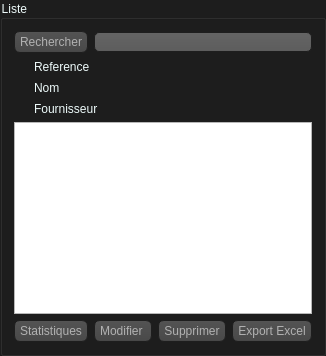
               <widget class="QGroupBox" name="groupBox_2">
                <property name="styleSheet">
                 <string notr="true">QGroupBox {
color: rgb(238, 251, 251);
	background-color: rgb(29, 29, 29);
}
</string>
                </property>
                <property name="title">
                 <string>Liste </string>
                </property>
                <layout class="QVBoxLayout" name="verticalLayout_8">
                 <item>
                  <layout class="QVBoxLayout" name="verticalLayout_9">
                   <item>
                    <layout class="QHBoxLayout" name="horizontalLayout_6">
                     <item>
                      <widget class="QPushButton" name="rechmed">
                       <property name="styleSheet">
                        <string notr="true">QPushButton
{
    color: #b1b1b1;
    background-color: QLinearGradient( x1: 0, y1: 0, x2: 0, y2: 1, stop: 0 #565656, stop: 0.1 #525252, stop: 0.5 #4e4e4e, stop: 0.9 #4a4a4a, stop: 1 #464646);
    border-width: 1px;
    border-color: #1e1e1e;
    border-style: solid;
    border-radius: 6;
    padding: 3px;
    font-size: 12px;
    padding-left: 5px;
    padding-right: 5px;
}

QPushButton:pressed
{
    background-color: QLinearGradient( x1: 0, y1: 0, x2: 0, y2: 1, stop: 0 #2d2d2d, stop: 0.1 #2b2b2b, stop: 0.5 #292929, stop: 0.9 #282828, stop: 1 #252525);
}</string>
                       </property>
                       <property name="text">
                        <string>Rechercher</string>
                       </property>
                       <property name="checkable">
                        <bool>true</bool>
                       </property>
                      </widget>
                     </item>
                     <item>
                      <widget class="QLineEdit" name="linerech">
                       <property name="styleSheet">
                        <string notr="true">QLineEdit
{
    background-color: QLinearGradient( x1: 0, y1: 0, x2: 0, y2: 1, stop: 0 #4d4d4d, stop: 0 #646464, stop: 1 #5d5d5d);
    padding: 1px;
    border-style: solid;
    border: 1px solid #1e1e1e;
    border-radius: 5;
color: rgb(255, 170, 0);
}
</string>
                       </property>
                      </widget>
                     </item>
                    </layout>
                   </item>
                   <item>
                    <widget class="QRadioButton" name="radiorefmed">
                     <property name="palette">
                      <palette>
                       <active>
                        <colorrole role="WindowText">
                         <brush brushstyle="SolidPattern">
                          <color alpha="255">
                           <red>238</red>
                           <green>251</green>
                           <blue>251</blue>
                          </color>
                         </brush>
                        </colorrole>
                        <colorrole role="Button">
                         <brush brushstyle="SolidPattern">
                          <color alpha="255">
                           <red>41</red>
                           <green>47</green>
                           <blue>69</blue>
                          </color>
                         </brush>
                        </colorrole>
                        <colorrole role="Text">
                         <brush brushstyle="SolidPattern">
                          <color alpha="255">
                           <red>238</red>
                           <green>251</green>
                           <blue>251</blue>
                          </color>
                         </brush>
                        </colorrole>
                        <colorrole role="ButtonText">
                         <brush brushstyle="SolidPattern">
                          <color alpha="255">
                           <red>238</red>
                           <green>251</green>
                           <blue>251</blue>
                          </color>
                         </brush>
                        </colorrole>
                        <colorrole role="Base">
                         <brush brushstyle="SolidPattern">
                          <color alpha="255">
                           <red>41</red>
                           <green>47</green>
                           <blue>69</blue>
                          </color>
                         </brush>
                        </colorrole>
                        <colorrole role="Window">
                         <brush brushstyle="SolidPattern">
                          <color alpha="255">
                           <red>41</red>
                           <green>47</green>
                           <blue>69</blue>
                          </color>
                         </brush>
                        </colorrole>
                        <colorrole role="PlaceholderText">
                         <brush brushstyle="NoBrush">
                          <color alpha="128">
                           <red>238</red>
                           <green>251</green>
                           <blue>251</blue>
                          </color>
                         </brush>
                        </colorrole>
                       </active>
                       <inactive>
                        <colorrole role="WindowText">
                         <brush brushstyle="SolidPattern">
                          <color alpha="255">
                           <red>238</red>
                           <green>251</green>
                           <blue>251</blue>
                          </color>
                         </brush>
                        </colorrole>
                        <colorrole role="Button">
                         <brush brushstyle="SolidPattern">
                          <color alpha="255">
                           <red>41</red>
                           <green>47</green>
                           <blue>69</blue>
                          </color>
                         </brush>
                        </colorrole>
                        <colorrole role="Text">
                         <brush brushstyle="SolidPattern">
                          <color alpha="255">
                           <red>238</red>
                           <green>251</green>
                           <blue>251</blue>
                          </color>
                         </brush>
                        </colorrole>
                        <colorrole role="ButtonText">
                         <brush brushstyle="SolidPattern">
                          <color alpha="255">
                           <red>238</red>
                           <green>251</green>
                           <blue>251</blue>
                          </color>
                         </brush>
                        </colorrole>
                        <colorrole role="Base">
                         <brush brushstyle="SolidPattern">
                          <color alpha="255">
                           <red>41</red>
                           <green>47</green>
                           <blue>69</blue>
                          </color>
                         </brush>
                        </colorrole>
                        <colorrole role="Window">
                         <brush brushstyle="SolidPattern">
                          <color alpha="255">
                           <red>41</red>
                           <green>47</green>
                           <blue>69</blue>
                          </color>
                         </brush>
                        </colorrole>
                        <colorrole role="PlaceholderText">
                         <brush brushstyle="NoBrush">
                          <color alpha="128">
                           <red>238</red>
                           <green>251</green>
                           <blue>251</blue>
                          </color>
                         </brush>
                        </colorrole>
                       </inactive>
                       <disabled>
                        <colorrole role="WindowText">
                         <brush brushstyle="SolidPattern">
                          <color alpha="255">
                           <red>238</red>
                           <green>251</green>
                           <blue>251</blue>
                          </color>
                         </brush>
                        </colorrole>
                        <colorrole role="Button">
                         <brush brushstyle="SolidPattern">
                          <color alpha="255">
                           <red>41</red>
                           <green>47</green>
                           <blue>69</blue>
                          </color>
                         </brush>
                        </colorrole>
                        <colorrole role="Text">
                         <brush brushstyle="SolidPattern">
                          <color alpha="255">
                           <red>238</red>
                           <green>251</green>
                           <blue>251</blue>
                          </color>
                         </brush>
                        </colorrole>
                        <colorrole role="ButtonText">
                         <brush brushstyle="SolidPattern">
                          <color alpha="255">
                           <red>238</red>
                           <green>251</green>
                           <blue>251</blue>
                          </color>
                         </brush>
                        </colorrole>
                        <colorrole role="Base">
                         <brush brushstyle="SolidPattern">
                          <color alpha="255">
                           <red>41</red>
                           <green>47</green>
                           <blue>69</blue>
                          </color>
                         </brush>
                        </colorrole>
                        <colorrole role="Window">
                         <brush brushstyle="SolidPattern">
                          <color alpha="255">
                           <red>41</red>
                           <green>47</green>
                           <blue>69</blue>
                          </color>
                         </brush>
                        </colorrole>
                        <colorrole role="PlaceholderText">
                         <brush brushstyle="NoBrush">
                          <color alpha="128">
                           <red>238</red>
                           <green>251</green>
                           <blue>251</blue>
                          </color>
                         </brush>
                        </colorrole>
                       </disabled>
                      </palette>
                     </property>
                     <property name="styleSheet">
                      <string notr="true">QRadioButton::indicator:checked
{
    background-color: qradialgradient(
        cx: 0.5, cy: 0.5,
        fx: 0.5, fy: 0.5,
        radius: 1.0,
        stop: 0.25 #ffaa00,
        stop: 0.3 #323232
    );

}
QRadioButton::indicator
{
    border-radius: 6px;
}

QRadioButton::indicator:hover, QCheckBox::indicator:hover
{
    border: 1px solid #ffaa00;
}
QRadioButton{
color: rgb(238, 251, 251);}</string>
                     </property>
                     <property name="text">
                      <string>Reference</string>
                     </property>
                     <property name="checked">
                      <bool>true</bool>
                     </property>
                    </widget>
                   </item>
                   <item>
                    <widget class="QRadioButton" name="radionommed">
                     <property name="palette">
                      <palette>
                       <active>
                        <colorrole role="WindowText">
                         <brush brushstyle="SolidPattern">
                          <color alpha="255">
                           <red>238</red>
                           <green>251</green>
                           <blue>251</blue>
                          </color>
                         </brush>
                        </colorrole>
                        <colorrole role="Button">
                         <brush brushstyle="SolidPattern">
                          <color alpha="255">
                           <red>41</red>
                           <green>47</green>
                           <blue>69</blue>
                          </color>
                         </brush>
                        </colorrole>
                        <colorrole role="Text">
                         <brush brushstyle="SolidPattern">
                          <color alpha="255">
                           <red>238</red>
                           <green>251</green>
                           <blue>251</blue>
                          </color>
                         </brush>
                        </colorrole>
                        <colorrole role="ButtonText">
                         <brush brushstyle="SolidPattern">
                          <color alpha="255">
                           <red>238</red>
                           <green>251</green>
                           <blue>251</blue>
                          </color>
                         </brush>
                        </colorrole>
                        <colorrole role="Base">
                         <brush brushstyle="SolidPattern">
                          <color alpha="255">
                           <red>41</red>
                           <green>47</green>
                           <blue>69</blue>
                          </color>
                         </brush>
                        </colorrole>
                        <colorrole role="Window">
                         <brush brushstyle="SolidPattern">
                          <color alpha="255">
                           <red>41</red>
                           <green>47</green>
                           <blue>69</blue>
                          </color>
                         </brush>
                        </colorrole>
                        <colorrole role="PlaceholderText">
                         <brush brushstyle="NoBrush">
                          <color alpha="128">
                           <red>238</red>
                           <green>251</green>
                           <blue>251</blue>
                          </color>
                         </brush>
                        </colorrole>
                       </active>
                       <inactive>
                        <colorrole role="WindowText">
                         <brush brushstyle="SolidPattern">
                          <color alpha="255">
                           <red>238</red>
                           <green>251</green>
                           <blue>251</blue>
                          </color>
                         </brush>
                        </colorrole>
                        <colorrole role="Button">
                         <brush brushstyle="SolidPattern">
                          <color alpha="255">
                           <red>41</red>
                           <green>47</green>
                           <blue>69</blue>
                          </color>
                         </brush>
                        </colorrole>
                        <colorrole role="Text">
                         <brush brushstyle="SolidPattern">
                          <color alpha="255">
                           <red>238</red>
                           <green>251</green>
                           <blue>251</blue>
                          </color>
                         </brush>
                        </colorrole>
                        <colorrole role="ButtonText">
                         <brush brushstyle="SolidPattern">
                          <color alpha="255">
                           <red>238</red>
                           <green>251</green>
                           <blue>251</blue>
                          </color>
                         </brush>
                        </colorrole>
                        <colorrole role="Base">
                         <brush brushstyle="SolidPattern">
                          <color alpha="255">
                           <red>41</red>
                           <green>47</green>
                           <blue>69</blue>
                          </color>
                         </brush>
                        </colorrole>
                        <colorrole role="Window">
                         <brush brushstyle="SolidPattern">
                          <color alpha="255">
                           <red>41</red>
                           <green>47</green>
                           <blue>69</blue>
                          </color>
                         </brush>
                        </colorrole>
                        <colorrole role="PlaceholderText">
                         <brush brushstyle="NoBrush">
                          <color alpha="128">
                           <red>238</red>
                           <green>251</green>
                           <blue>251</blue>
                          </color>
                         </brush>
                        </colorrole>
                       </inactive>
                       <disabled>
                        <colorrole role="WindowText">
                         <brush brushstyle="SolidPattern">
                          <color alpha="255">
                           <red>238</red>
                           <green>251</green>
                           <blue>251</blue>
                          </color>
                         </brush>
                        </colorrole>
                        <colorrole role="Button">
                         <brush brushstyle="SolidPattern">
                          <color alpha="255">
                           <red>41</red>
                           <green>47</green>
                           <blue>69</blue>
                          </color>
                         </brush>
                        </colorrole>
                        <colorrole role="Text">
                         <brush brushstyle="SolidPattern">
                          <color alpha="255">
                           <red>238</red>
                           <green>251</green>
                           <blue>251</blue>
                          </color>
                         </brush>
                        </colorrole>
                        <colorrole role="ButtonText">
                         <brush brushstyle="SolidPattern">
                          <color alpha="255">
                           <red>238</red>
                           <green>251</green>
                           <blue>251</blue>
                          </color>
                         </brush>
                        </colorrole>
                        <colorrole role="Base">
                         <brush brushstyle="SolidPattern">
                          <color alpha="255">
                           <red>41</red>
                           <green>47</green>
                           <blue>69</blue>
                          </color>
                         </brush>
                        </colorrole>
                        <colorrole role="Window">
                         <brush brushstyle="SolidPattern">
                          <color alpha="255">
                           <red>41</red>
                           <green>47</green>
                           <blue>69</blue>
                          </color>
                         </brush>
                        </colorrole>
                        <colorrole role="PlaceholderText">
                         <brush brushstyle="NoBrush">
                          <color alpha="128">
                           <red>238</red>
                           <green>251</green>
                           <blue>251</blue>
                          </color>
                         </brush>
                        </colorrole>
                       </disabled>
                      </palette>
                     </property>
                     <property name="styleSheet">
                      <string notr="true">QRadioButton::indicator:checked
{
    background-color: qradialgradient(
        cx: 0.5, cy: 0.5,
        fx: 0.5, fy: 0.5,
        radius: 1.0,
        stop: 0.25 #ffaa00,
        stop: 0.3 #323232
    );
}
QRadioButton::indicator
{
    border-radius: 6px;
}

QRadioButton::indicator:hover, QCheckBox::indicator:hover
{
    border: 1px solid #ffaa00;
}
QRadioButton{
color: rgb(238, 251, 251);}</string>
                     </property>
                     <property name="text">
                      <string>Nom</string>
                     </property>
                    </widget>
                   </item>
                   <item>
                    <widget class="QRadioButton" name="radiofourmed">
                     <property name="palette">
                      <palette>
                       <active>
                        <colorrole role="WindowText">
                         <brush brushstyle="SolidPattern">
                          <color alpha="255">
                           <red>238</red>
                           <green>251</green>
                           <blue>251</blue>
                          </color>
                         </brush>
                        </colorrole>
                        <colorrole role="Button">
                         <brush brushstyle="SolidPattern">
                          <color alpha="255">
                           <red>41</red>
                           <green>47</green>
                           <blue>69</blue>
                          </color>
                         </brush>
                        </colorrole>
                        <colorrole role="Text">
                         <brush brushstyle="SolidPattern">
                          <color alpha="255">
                           <red>238</red>
                           <green>251</green>
                           <blue>251</blue>
                          </color>
                         </brush>
                        </colorrole>
                        <colorrole role="ButtonText">
                         <brush brushstyle="SolidPattern">
                          <color alpha="255">
                           <red>238</red>
                           <green>251</green>
                           <blue>251</blue>
                          </color>
                         </brush>
                        </colorrole>
                        <colorrole role="Base">
                         <brush brushstyle="SolidPattern">
                          <color alpha="255">
                           <red>41</red>
                           <green>47</green>
                           <blue>69</blue>
                          </color>
                         </brush>
                        </colorrole>
                        <colorrole role="Window">
                         <brush brushstyle="SolidPattern">
                          <color alpha="255">
                           <red>41</red>
                           <green>47</green>
                           <blue>69</blue>
                          </color>
                         </brush>
                        </colorrole>
                        <colorrole role="PlaceholderText">
                         <brush brushstyle="NoBrush">
                          <color alpha="128">
                           <red>238</red>
                           <green>251</green>
                           <blue>251</blue>
                          </color>
                         </brush>
                        </colorrole>
                       </active>
                       <inactive>
                        <colorrole role="WindowText">
                         <brush brushstyle="SolidPattern">
                          <color alpha="255">
                           <red>238</red>
                           <green>251</green>
                           <blue>251</blue>
                          </color>
                         </brush>
                        </colorrole>
                        <colorrole role="Button">
                         <brush brushstyle="SolidPattern">
                          <color alpha="255">
                           <red>41</red>
                           <green>47</green>
                           <blue>69</blue>
                          </color>
                         </brush>
                        </colorrole>
                        <colorrole role="Text">
                         <brush brushstyle="SolidPattern">
                          <color alpha="255">
                           <red>238</red>
                           <green>251</green>
                           <blue>251</blue>
                          </color>
                         </brush>
                        </colorrole>
                        <colorrole role="ButtonText">
                         <brush brushstyle="SolidPattern">
                          <color alpha="255">
                           <red>238</red>
                           <green>251</green>
                           <blue>251</blue>
                          </color>
                         </brush>
                        </colorrole>
                        <colorrole role="Base">
                         <brush brushstyle="SolidPattern">
                          <color alpha="255">
                           <red>41</red>
                           <green>47</green>
                           <blue>69</blue>
                          </color>
                         </brush>
                        </colorrole>
                        <colorrole role="Window">
                         <brush brushstyle="SolidPattern">
                          <color alpha="255">
                           <red>41</red>
                           <green>47</green>
                           <blue>69</blue>
                          </color>
                         </brush>
                        </colorrole>
                        <colorrole role="PlaceholderText">
                         <brush brushstyle="NoBrush">
                          <color alpha="128">
                           <red>238</red>
                           <green>251</green>
                           <blue>251</blue>
                          </color>
                         </brush>
                        </colorrole>
                       </inactive>
                       <disabled>
                        <colorrole role="WindowText">
                         <brush brushstyle="SolidPattern">
                          <color alpha="255">
                           <red>238</red>
                           <green>251</green>
                           <blue>251</blue>
                          </color>
                         </brush>
                        </colorrole>
                        <colorrole role="Button">
                         <brush brushstyle="SolidPattern">
                          <color alpha="255">
                           <red>41</red>
                           <green>47</green>
                           <blue>69</blue>
                          </color>
                         </brush>
                        </colorrole>
                        <colorrole role="Text">
                         <brush brushstyle="SolidPattern">
                          <color alpha="255">
                           <red>238</red>
                           <green>251</green>
                           <blue>251</blue>
                          </color>
                         </brush>
                        </colorrole>
                        <colorrole role="ButtonText">
                         <brush brushstyle="SolidPattern">
                          <color alpha="255">
                           <red>238</red>
                           <green>251</green>
                           <blue>251</blue>
                          </color>
                         </brush>
                        </colorrole>
                        <colorrole role="Base">
                         <brush brushstyle="SolidPattern">
                          <color alpha="255">
                           <red>41</red>
                           <green>47</green>
                           <blue>69</blue>
                          </color>
                         </brush>
                        </colorrole>
                        <colorrole role="Window">
                         <brush brushstyle="SolidPattern">
                          <color alpha="255">
                           <red>41</red>
                           <green>47</green>
                           <blue>69</blue>
                          </color>
                         </brush>
                        </colorrole>
                        <colorrole role="PlaceholderText">
                         <brush brushstyle="NoBrush">
                          <color alpha="128">
                           <red>238</red>
                           <green>251</green>
                           <blue>251</blue>
                          </color>
                         </brush>
                        </colorrole>
                       </disabled>
                      </palette>
                     </property>
                     <property name="styleSheet">
                      <string notr="true">QRadioButton::indicator:checked
{
    background-color: qradialgradient(
        cx: 0.5, cy: 0.5,
        fx: 0.5, fy: 0.5,
        radius: 1.0,
        stop: 0.25 #ffaa00,
        stop: 0.3 #323232
    );
}
QRadioButton::indicator
{
    border-radius: 6px;
}

QRadioButton::indicator:hover, QCheckBox::indicator:hover
{
    border: 1px solid #ffaa00;
}
QRadioButton{
color: rgb(238, 251, 251);}</string>
                     </property>
                     <property name="text">
                      <string>Fournisseur</string>
                     </property>
                    </widget>
                   </item>
                   <item>
                    <layout class="QHBoxLayout" name="horizontalLayout_7">
                     <item>
                      <widget class="QTableView" name="tablemed">
                       <property name="styleSheet">
                        <string notr="true">QTableView {color:white;}
QTableView::item:focus{selection-background-color: red;}
</string>
                       </property>
                      </widget>
                     </item>
                    </layout>
                   </item>
                   <item>
                    <layout class="QHBoxLayout" name="horizontalLayout_8">
                     <item>
                      <widget class="QPushButton" name="statsmed">
                       <property name="styleSheet">
                        <string notr="true">QPushButton
{
    color: #b1b1b1;
    background-color: QLinearGradient( x1: 0, y1: 0, x2: 0, y2: 1, stop: 0 #565656, stop: 0.1 #525252, stop: 0.5 #4e4e4e, stop: 0.9 #4a4a4a, stop: 1 #464646);
    border-width: 1px;
    border-color: #1e1e1e;
    border-style: solid;
    border-radius: 6;
    padding: 3px;
    font-size: 12px;
    padding-left: 5px;
    padding-right: 5px;
}

QPushButton:pressed
{
    background-color: QLinearGradient( x1: 0, y1: 0, x2: 0, y2: 1, stop: 0 #2d2d2d, stop: 0.1 #2b2b2b, stop: 0.5 #292929, stop: 0.9 #282828, stop: 1 #252525);
}</string>
                       </property>
                       <property name="text">
                        <string>Statistiques</string>
                       </property>
                      </widget>
                     </item>
                     <item>
                      <widget class="QPushButton" name="modifmed">
                       <property name="styleSheet">
                        <string notr="true">QPushButton
{
    color: #b1b1b1;
    background-color: QLinearGradient( x1: 0, y1: 0, x2: 0, y2: 1, stop: 0 #565656, stop: 0.1 #525252, stop: 0.5 #4e4e4e, stop: 0.9 #4a4a4a, stop: 1 #464646);
    border-width: 1px;
    border-color: #1e1e1e;
    border-style: solid;
    border-radius: 6;
    padding: 3px;
    font-size: 12px;
    padding-left: 5px;
    padding-right: 5px;
}

QPushButton:pressed
{
    background-color: QLinearGradient( x1: 0, y1: 0, x2: 0, y2: 1, stop: 0 #2d2d2d, stop: 0.1 #2b2b2b, stop: 0.5 #292929, stop: 0.9 #282828, stop: 1 #252525);
}</string>
                       </property>
                       <property name="text">
                        <string>Modifier </string>
                       </property>
                       <property name="checkable">
                        <bool>true</bool>
                       </property>
                      </widget>
                     </item>
                     <item>
                      <widget class="QPushButton" name="suppmed">
                       <property name="styleSheet">
                        <string notr="true">QPushButton
{
    color: #b1b1b1;
    background-color: QLinearGradient( x1: 0, y1: 0, x2: 0, y2: 1, stop: 0 #565656, stop: 0.1 #525252, stop: 0.5 #4e4e4e, stop: 0.9 #4a4a4a, stop: 1 #464646);
    border-width: 1px;
    border-color: #1e1e1e;
    border-style: solid;
    border-radius: 6;
    padding: 3px;
    font-size: 12px;
    padding-left: 5px;
    padding-right: 5px;
}

QPushButton:pressed
{
    background-color: QLinearGradient( x1: 0, y1: 0, x2: 0, y2: 1, stop: 0 #2d2d2d, stop: 0.1 #2b2b2b, stop: 0.5 #292929, stop: 0.9 #282828, stop: 1 #252525);
}</string>
                       </property>
                       <property name="text">
                        <string>Supprimer</string>
                       </property>
                      </widget>
                     </item>
                     <item>
                      <widget class="QPushButton" name="excelmed">
                       <property name="styleSheet">
                        <string notr="true">QPushButton
{
    color: #b1b1b1;
    background-color: QLinearGradient( x1: 0, y1: 0, x2: 0, y2: 1, stop: 0 #565656, stop: 0.1 #525252, stop: 0.5 #4e4e4e, stop: 0.9 #4a4a4a, stop: 1 #464646);
    border-width: 1px;
    border-color: #1e1e1e;
    border-style: solid;
    border-radius: 6;
    padding: 3px;
    font-size: 12px;
    padding-left: 5px;
    padding-right: 5px;
}

QPushButton:pressed
{
    background-color: QLinearGradient( x1: 0, y1: 0, x2: 0, y2: 1, stop: 0 #2d2d2d, stop: 0.1 #2b2b2b, stop: 0.5 #292929, stop: 0.9 #282828, stop: 1 #252525);
}</string>
                       </property>
                       <property name="text">
                        <string>Export Excel</string>
                       </property>
                      </widget>
                     </item>
                    </layout>
                   </item>
                  </layout>
                 </item>
                </layout>
               </widget>
